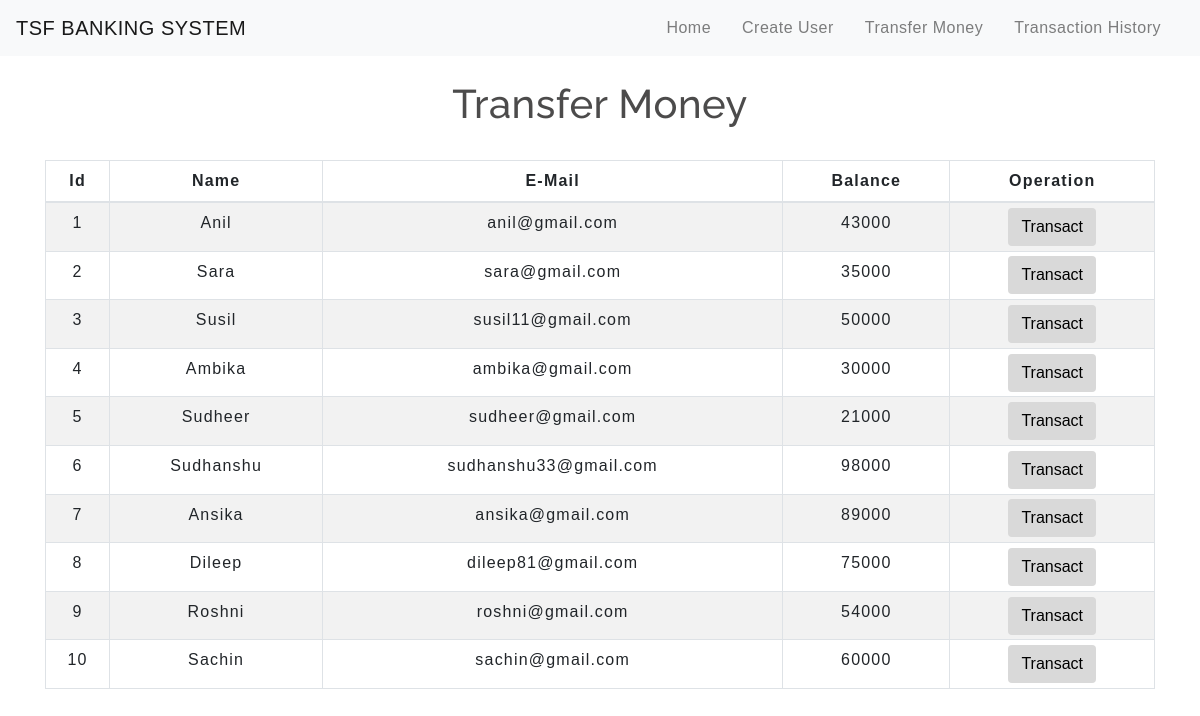
The app's page /transfermoney.php with its own data.
### tables this page shows
CREATE TABLE `users` (
  `id` int(3) NOT NULL,
  `name` text NOT NULL,
  `email` varchar(30) NOT NULL,
  `balance` int(8) NOT NULL
);

### transfermoney.php (the view, shortened to what this page needs)
<!DOCTYPE html>
<html lang="en">
<head>
    <link rel="stylesheet" href="https://maxcdn.bootstrapcdn.com/bootstrap/4.0.0/css/bootstrap.min.css">
    <link rel="stylesheet" type="text/css" href="css/table.css">
    <link rel="stylesheet" type="text/css" href="css/navbar.css">
</head>
<body>
<?php
    include 'config.php';
    $sql = "SELECT * FROM users";
    $result = mysqli_query($conn,$sql);
?>
<?php
  include 'navbar.php';
?>
<div class="container">
        <h2 class="text-center pt-4">Transfer Money</h2>
        <br>
            <div class="row">
                <div class="col">
                    <div class="table-responsive-sm">
                    <table class="table table-hover table-sm table-striped table-condensed table-bordered">
                        <thead>
                            <tr>
                            <th scope="col" class="text-center py-2">Id</th>
                            <th scope="col" class="text-center py-2">Name</th>
                            <th scope="col" class="text-center py-2">E-Mail</th>
                            <th scope="col" class="text-center py-2">Balance</th>
                            <th scope="col" class="text-center py-2">Operation</th>
                            </tr>
                        </thead>
                        <tbody>
                <?php
                    while($rows=mysqli_fetch_assoc($result)){
                ?>
                    <tr>
                        <td class="py-2"><?php echo $rows['id'] ?></td>
                        <td class="py-2"><?php echo $rows['name']?></td>
                        <td class="py-2"><?php echo $rows['email']?></td>
                        <td class="py-2"><?php echo $rows['balance']?></td>
                        <td><a href="selecteduserdetail.php?id= <?php echo $rows['id'] ;?>"> <button type="button" class="btn">Transact</button></a></td>
                    </tr>
                <?php
                    }
                ?>
                        </tbody>
                    </table>
                    </div>
                </div>
            </div>
         </div>
</body>
</html>

### navbar.php (shortened to what this page needs)
<nav class="navbar navbar-expand-md navbar-light bg-light">
<a class="navbar-brand" href="index.php">TSF BANKING SYSTEM</a>
<div class="collapse navbar-collapse" id="collapsibleNavbar">
      <ul class="navbar-nav ml-auto">
        <li class="nav-item">
          <a class="nav-link" href="index.php">Home</a>
        </li>
        <li class="nav-item">
          <a class="nav-link" href="createuser.php">Create User</a>
        </li>
        <li class="nav-item">
          <a class="nav-link" href="transfermoney.php">Transfer Money</a>
        </li>
        <li class="nav-item">
          <a class="nav-link" href="transactionhistory.php">Transaction History</a>
        </li>
    </div>
 </nav>

### css/table.css (style rules this page uses)
* { padding: 0; margin: 0; box-sizing: border-box; font-family: sans-serif; }
h2 { font-size: 40px; }
table { letter-spacing: 1.2px; }
td { text-align: center; }
button { border:none; background: #d9d9d9; transition: 1s; }

### css/navbar.css (style rules this page uses)
.nav-link { margin-right: 15px; color:#2F363F; letter-spacing: 0.5px; transition: 0.5s; }
.navbar-brand { color: #4C4B4B; letter-spacing: 0.5px; }
h2 { color: #4C4B4B; letter-spacing: 0.5px; font-family: raleway; }

### transfermoney.php (style rules this page uses)
button { transition: 1.5s; }

### records on screen
users: id "1", name "Anil", email "anil@gmail.com", balance "43000"
users: id "2", name "Sara", email "sara@gmail.com", balance "35000"
users: id "3", name "Susil", email "susil11@gmail.com", balance "50000"
users: id "4", name "Ambika", email "ambika@gmail.com", balance "30000"
users: id "5", name "Sudheer", email "sudheer@gmail.com", balance "21000"
users: id "6", name "Sudhanshu", email "sudhanshu33@gmail.com", balance "98000"
users: id "7", name "Ansika", email "ansika@gmail.com", balance "89000"
users: id "8", name "Dileep", email "dileep81@gmail.com", balance "75000"
users: id "9", name "Roshni", email "roshni@gmail.com", balance "54000"
users: id "10", name "Sachin", email "sachin@gmail.com", balance "60000"
